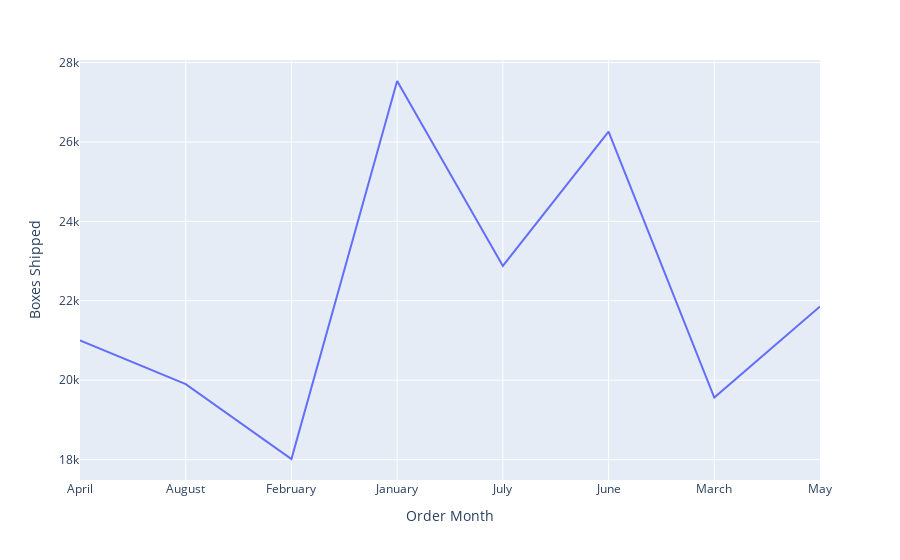

The notebook cell this image was saved under:
### Code cell
monthly_sales = df.groupby("Order Month")["Boxes Shipped"].sum().reset_index()
monthly_sales.head()

fig3 = px.line(monthly_sales,x="Order Month",y="Boxes Shipped")
fig3.show()

### Figure 1 — Plotly figure (JSON) as saved in the notebook; plotly's stock layout.template omitted (floating-point values rounded to 4 significant figures)
{"data": [{"hovertemplate": "Order Month=%{x}<br>Boxes Shipped=%{y}<extra></extra>", "legendgroup": "", "line": {"color": "#636efa", "dash": "solid"}, "marker": {"symbol": "circle"}, "mode": "lines", "name": "", "orientation": "v", "showlegend": false, "type": "scatter", "x": ["April", "August", "February", "January", "July", "June", "March", "May"], "xaxis": "x", "y": [21003, 19901, 18015, 27535, 22876, 26260, 19561, 21856], "yaxis": "y"}], "layout": {"legend": {"tracegroupgap": 0}, "margin": {"t": 60}, "xaxis": {"anchor": "y", "domain": [0, 1], "title": {"text": "Order Month"}}, "yaxis": {"anchor": "x", "domain": [0, 1], "title": {"text": "Boxes Shipped"}}}}
